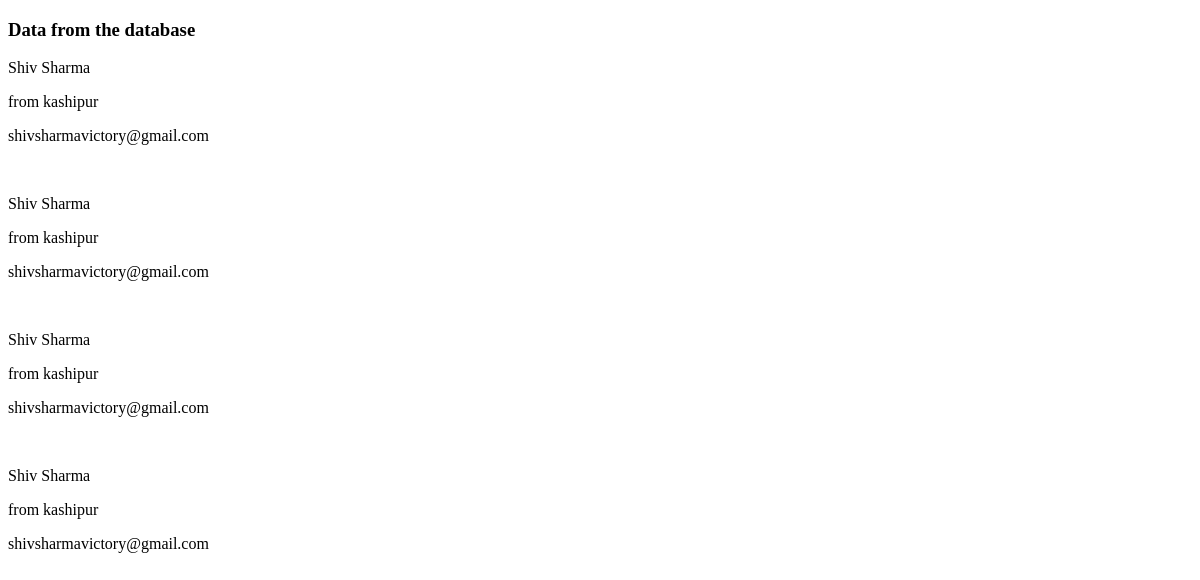
The app's page /base/db, older data.
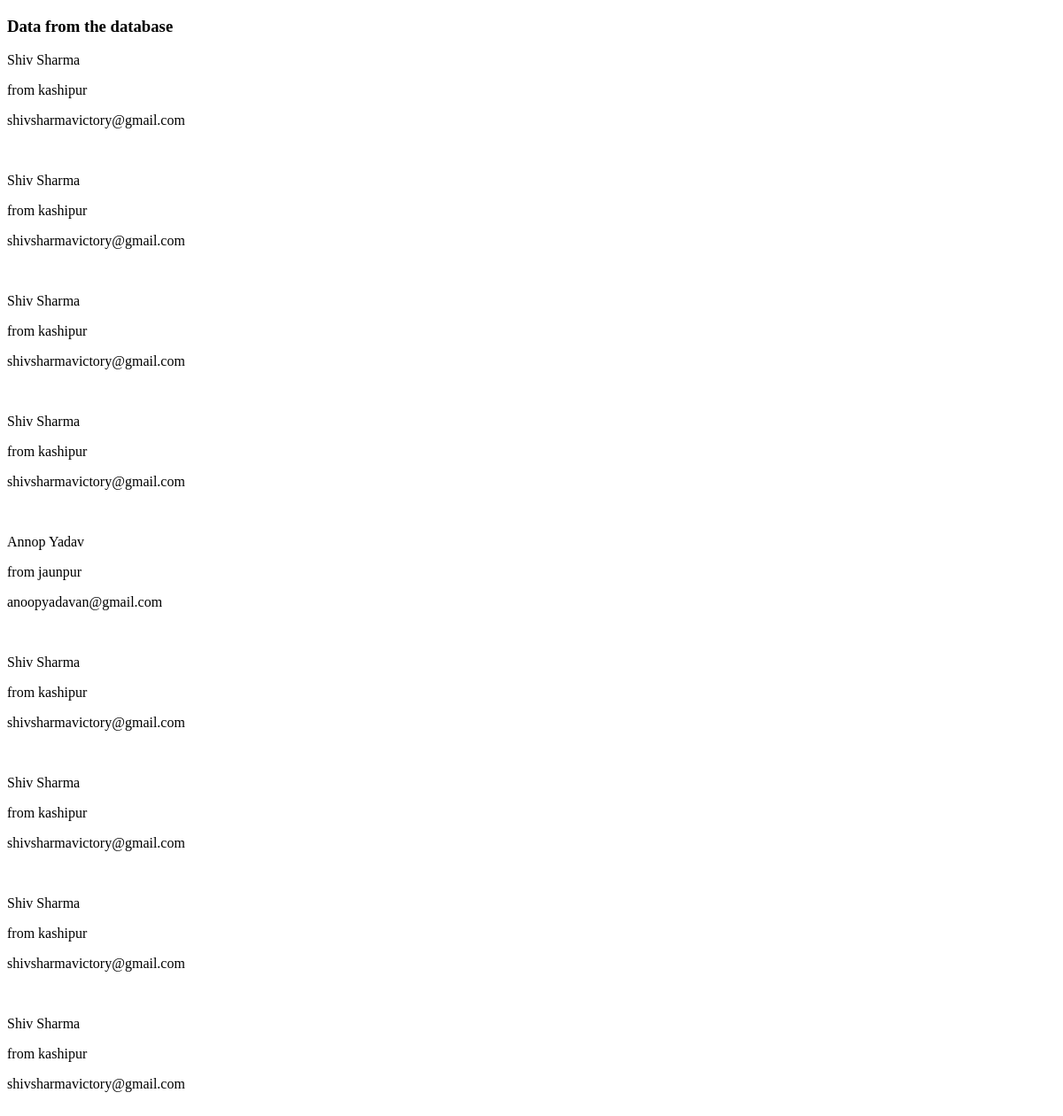
The same page, newer data.
### base/models.py (models this page shows)
class MyformData(models.Model):
    email2 = models.EmailField()
    first2 = models.CharField(max_length=30)
    last2 = models.CharField(max_length=30)
    published_date=models.DateTimeField(blank=True,null=True)

### base/views.py (the view)
# urls.py: url('db',views.index1,name=''),
def index1(request):
    all_form =  MyformData.objects.all()
    context = {
    "shiv":all_form
    }
    return render(request, "base/db.html", context)

### base/templates/base/db.html (shortened to what this page needs)
<!DOCTYPE html>
<html lang="en" dir="ltr">
  <head>
  </head>
  <body>
    <h3>Data from the database</h3>
    {% for shivam in shiv %}
    <p>{{ shivam.first2 }}</p>
    <p>{{ shivam.last2 }}</p>
    <p>{{ shivam.email2 }}</p>
    <br>
    {% endfor %}
  </body>
</html>

Row changes from the older to the newer data that the page shows:
added MyformData: first2 "Annop Yadav", last2 "from jaunpur", email2 "anoopyadavan@gmail.com"
added MyformData: first2 "Shiv Sharma", last2 "from kashipur", email2 "shivsharmavictory@gmail.com"
added MyformData: first2 "Shiv Sharma", last2 "from kashipur", email2 "shivsharmavictory@gmail.com"
added MyformData: first2 "Shiv Sharma", last2 "from kashipur", email2 "shivsharmavictory@gmail.com"
added MyformData: first2 "Shiv Sharma", last2 "from kashipur", email2 "shivsharmavictory@gmail.com"
